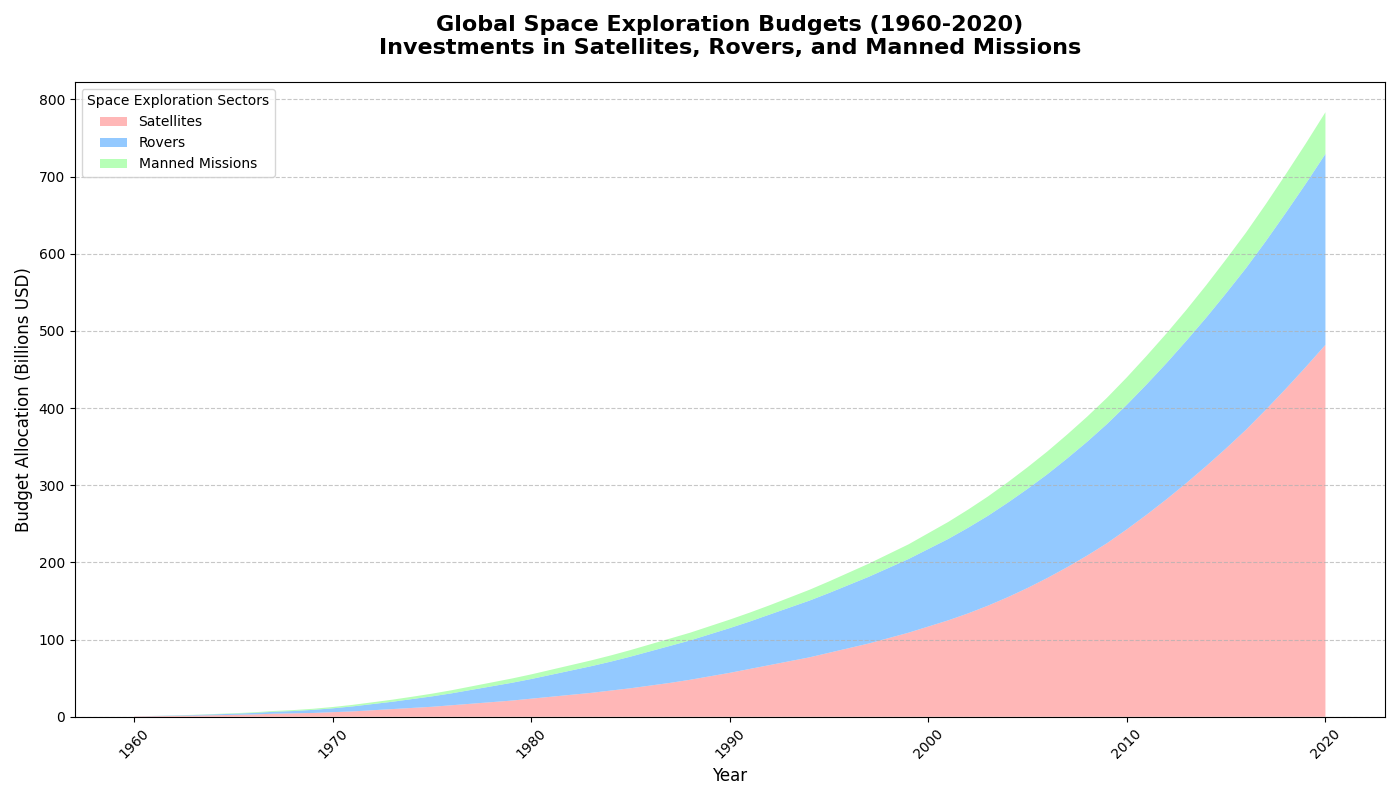

Write the Python code that produced this figure.
import matplotlib.pyplot as plt
import numpy as np

# Backstory: Global Space Exploration Budgets from 1960 to 2020
# Governments and private companies have substantially increased investments in space exploration over the past few decades.
# This chart shows the allocations of budgets across different space exploration sectors.

# Define the years from 1960 to 2020
years = np.arange(1960, 2021)

# Define the budget allocations in billions
satellites = np.array([0.5, 0.8, 1.1, 1.5, 2.0, 2.5, 3.0, 4.0, 4.5, 5.0, 6.0, 7.0, 8.5, 10.0, 11.5, 13.0, 15.0, 17.0, 19.0, 21.0, 23.5, 26.0, 28.5, 31.0, 34.0, 37.0, 40.5, 44.0, 48.0, 52.5, 57.0, 62.0, 67.0, 72.0, 77.0, 83.0, 89.0, 95.0, 102.0, 109.0, 117.0, 125.0, 134.0, 144.0, 155.0, 167.0, 180.0, 194.0, 209.0, 225.0, 243.0, 262.0, 282.0, 303.0, 325.0, 348.0, 372.0, 398.0, 425.0, 453.0, 482.0])
rovers = np.array([0.1, 0.3, 0.5, 0.8, 1.2, 1.5, 2.0, 2.5, 3.0, 4.0, 5.0, 6.5, 8.0, 9.5, 11.5, 13.5, 15.5, 18.0, 20.5, 23.0, 25.5, 28.5, 31.5, 34.5, 37.5, 41.0, 44.5, 48.0, 51.0, 54.5, 58.0, 61.5, 65.5, 69.5, 73.5, 77.5, 82.0, 86.5, 91.0, 95.5, 100.5, 105.5, 111.0, 116.5, 122.5, 128.5, 134.5, 141.0, 147.5, 154.5, 161.5, 169.0, 176.5, 184.5, 192.5, 201.0, 209.5, 218.5, 228.0, 237.5, 247.5])
missions = np.array([0.0, 0.1, 0.2, 0.3, 0.4, 0.6, 0.8, 1.0, 1.2, 1.4, 1.7, 2.0, 2.3, 2.7, 3.0, 3.5, 4.0, 4.5, 5.0, 5.5, 6.0, 6.5, 7.0, 7.5, 8.0, 8.5, 9.0, 9.5, 10.0, 10.5, 11.0, 11.5, 12.0, 13.0, 14.0, 15.0, 16.0, 17.0, 18.0, 19.0, 20.5, 22.0, 23.5, 25.0, 26.5, 28.0, 29.5, 31.0, 32.5, 34.0, 35.5, 37.0, 38.5, 40.0, 42.0, 44.0, 46.0, 48.0, 50.0, 52.0, 54.0])

# Create the stacked area plot
plt.figure(figsize=(14, 8))

plt.stackplot(years, satellites, rovers, missions,
              labels=['Satellites', 'Rovers', 'Manned Missions'],
              colors=['#FF9999', '#66B3FF', '#99FF99'], alpha=0.7)

# Title and labels
plt.title("Global Space Exploration Budgets (1960-2020)\nInvestments in Satellites, Rovers, and Manned Missions", fontsize=16, fontweight='bold', pad=20)
plt.xlabel("Year", fontsize=12)
plt.ylabel("Budget Allocation (Billions USD)", fontsize=12)

# Legend
plt.legend(loc='upper left', fontsize=10, title="Space Exploration Sectors")

# Rotate x-axis labels for better readability
plt.xticks(rotation=45)

# Grid lines for better readability
plt.grid(axis='y', linestyle='--', alpha=0.7)

# Automatically adjust layout to prevent overlapping
plt.tight_layout()

# Display the chart
plt.show()
